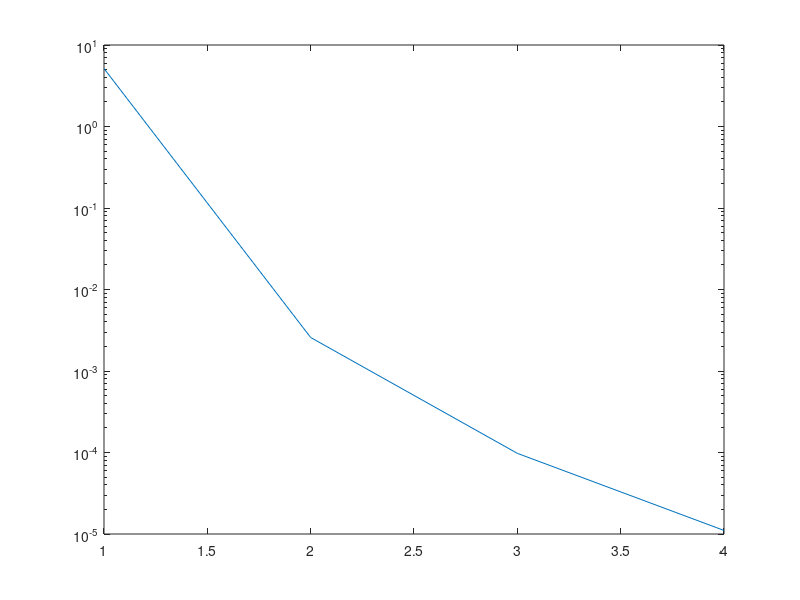

The MATLAB script that drew this image:
n = 100;
x3 = 3 * ones(n, 1);
x2 = 2 * ones(n-1, 1);
x1 = ones(n-2,1);
A3 = diag(x3);
A2_1 = diag(x2, -1);
A2_2 = diag(x2, 1);
A1_1 = diag(x1, -2);
A1_2 = diag(x1, 2);

A = A3+A2_1+A2_2+A1_1+A1_2;
A_ = inv(A);

x = ones(100, 1);

maxit = 2000;
tol = 1e-05;

for it = 1:maxit
    r = 0;
    w = A\x;
    x = w / norm(w);
    l1 = dot(x, x);
    l2 = dot(x,A\x);
    lambda = l1/l2;
    r = norm(A*x - lambda*x);
    if r < tol
        break;
    end
    T_(it)=r;
    t(it)=it;
end

x
lambda
t
%plot(t,T_)
semilogy(t,T_)
